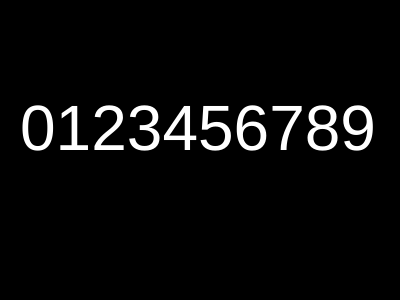
Frame 1 (no input)
Frame 60 (no input): identical to frame 1, image omitted
Frame 120 (the mouse pressed at the canvas centre since frame 60): identical to frame 1, image omitted

The p5.js sketch that drew this single still picture (run headless with seeded random() and noise() and a simulated clock; from frame 60 on, the mouse is pressed at the canvas centre):

// p5.js sketch
// ── sketch.js
var vals = [0, 1, 2, 3, 4, 5, 6, 7, 8, 9];

function setup() {
  createCanvas(400, 300);
}

function draw() {
  console.log(vals);

  background(0);
  textSize(64);
  var s = '';
  for (var i = 0; i < vals.length; i++) {
    s += vals[i];
  }
  fill(255);
  text(s, 20, height / 2);
}
